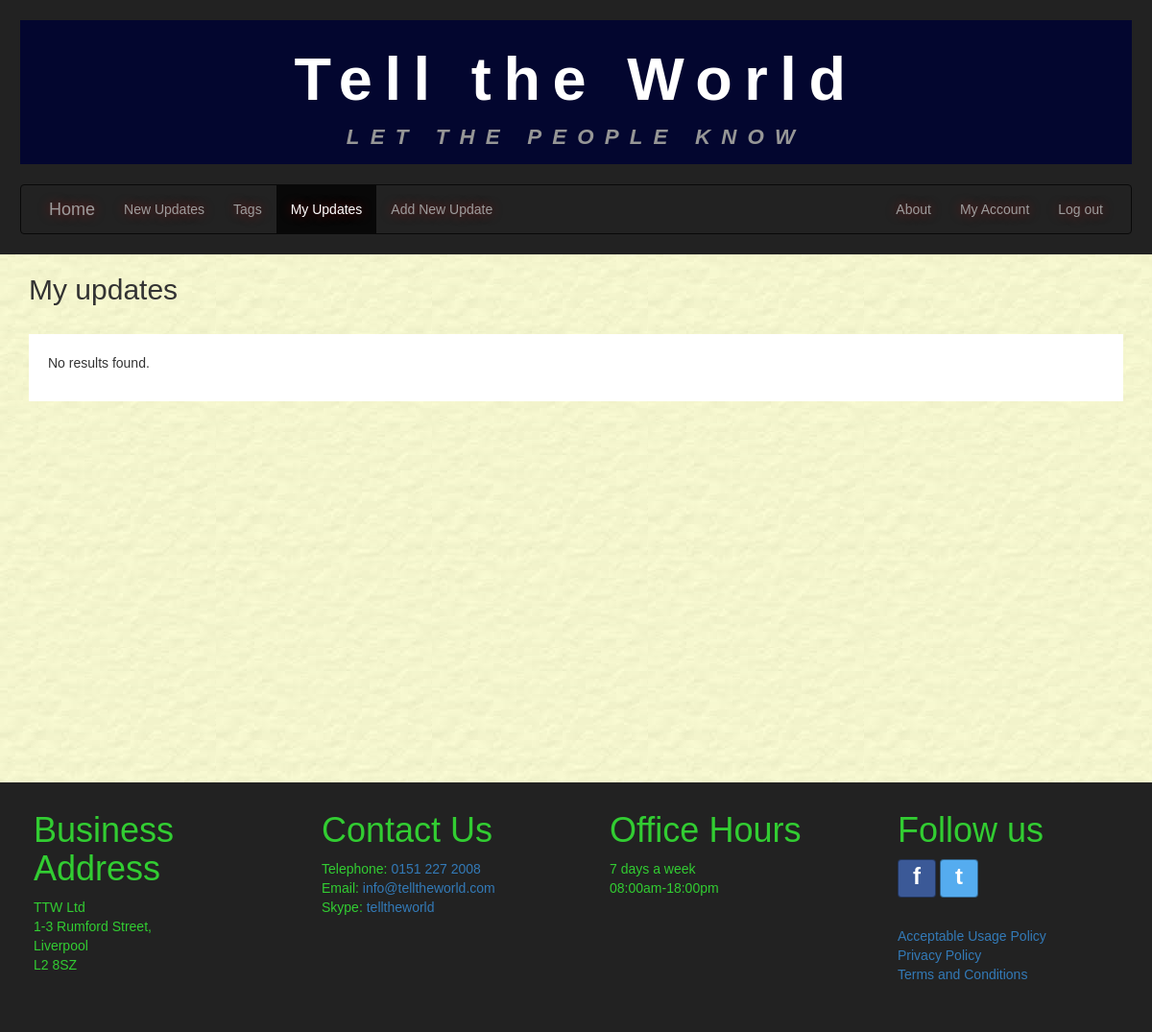
The page /myupdates/ (signed in) on the database as committed earlier.
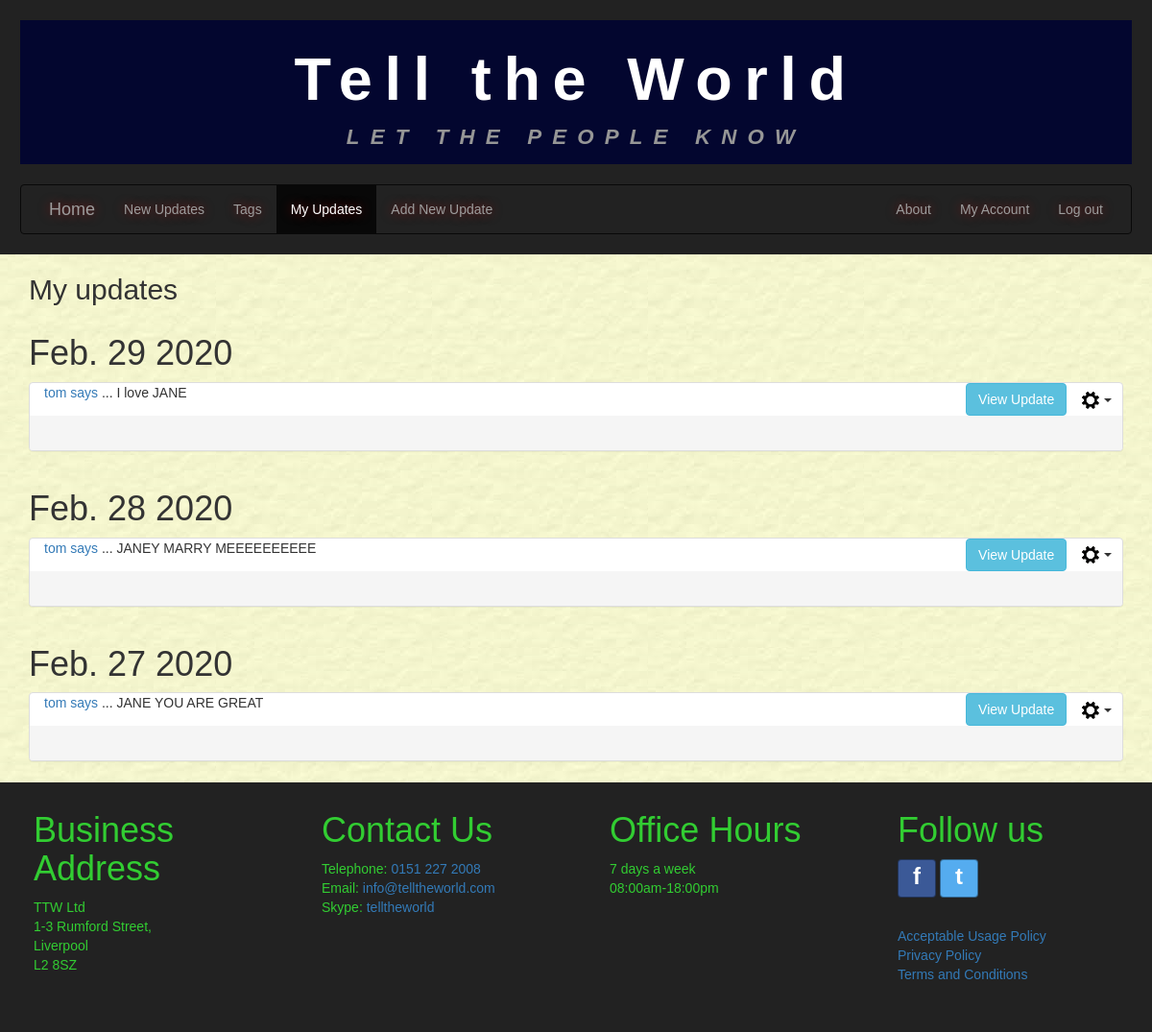
The same page on the database as committed later.
### tellings/models.py (models this page shows, shortened)
class UserPost(models.Model):
    postID = models.AutoField(primary_key=True, db_column='postID')
    user = models.ForeignKey(settings.AUTH_USER_MODEL, on_delete=models.CASCADE,
                             db_column='user')
    dateOfPost = models.DateTimeField()
    postTitle = models.CharField(max_length=35, unique=True)
    postText = models.CharField(max_length=255)
    dateOfEdit = models.DateTimeField(null=True, blank=True)
    @property
    def post_tags(self):
        tagmaps = Tagmap.objects.filter(postID=self.postID)
        tagList = sorted([tag.tagID.tagName for tag in tagmaps])
        return tagList
    class Meta:
        verbose_name = "UserPost"
        verbose_name_plural = "UserPosts"

### tellings/views.py (the view)
# urls.py: path('myupdates/', MyUpdatesListView.as_view(), name='myupdates'),
class MyUpdatesListView(LoginRequiredMixin, generic.ListView):
    model = UserPost
    template_name = "tellings/myupdates_list.html"
    paginate_by = 10
    http_method_names = ['get', 'post']
    def get_queryset(self):
        user_id = self.request.user.id
        tagName_val = False
        qs = super().get_queryset()
        if self.request.method == 'GET' and 'tagName' in self.request.GET:
            tagName_val = self.request.GET.get('tagName', False)
        if tagName_val:  # get posts for current user filtered by tagname
            try:
                tagID = Tag.objects.get(tagName=tagName_val).tagID
                tagmaps = Tagmap.objects.filter(tagID=tagID)
                postList = [tm.postID.postID for tm in tagmaps]
                qs = qs.filter(postID__in=postList, user=user_id).order_by('-dateOfPost')
            except:
                qs = qs.filter(user=user_id).order_by('-dateOfPost')
        else:   # get all posts for current user
            qs = qs.filter(user=user_id).order_by('-dateOfPost')
        return qs
    def get_context_data(self, **kwargs):
        context = super(MyUpdatesListView, self).get_context_data(**kwargs)
        current_username = user_id = self.request.user.username
        if self.request.method == 'GET' and 'tagName' in self.request.GET:
            context['tagName'] = self.request.GET.get('tagName', '')
        context['current_username'] = current_username
        return context

### tellings/templates/tellings/myupdates_list.html (shortened to what this page needs)
{% extends 'tellings/base.html' %}
{% block content %}
  <div class="container-fluid main-content">
    <div class="container currentUserUpdates" id="userUpdates">
        <h2>My updates</h2>
        {% if userpost_list %}
        {% load static %}
        {% regroup userpost_list by dateOfPost|date:"M. d Y" as ordered_post_list %}
        {% for mypost in ordered_post_list %}
        <div class="row">
          <h1>{{ mypost.grouper }}</h1>
          <div class="panel-group">
            {% for item in mypost.list %}
              <div class="panel panel-default" id="panel_post_{{ item.postID }}">
                <div class="panel-header">
                  <div class="col-sm-8 panel-postTitle">
                    <p><a href="{% url 'tellings:myupdates' %}" name="{{ item.user }}">
                       {{ item.user }} says</a> ... <span id="postTitle_{{ item.postID }}">{{ item.postTitle }}</span></p>
                  </div>
                  <div class="col-sm-4 align-panel-text-right">
                    <button class="btn btn-info collapse_btn" data-toggle="collapse" data-target="#collapse{{ item.postID }}">View Update</button>
                    {% if current_username %}
                      {% if item.user.username == current_username %}
                        <div class="btn-group">
                            <button type="button" class="btn dropdown-toggle post-cog-btn" data-toggle="dropdown" aria-haspopup="true" aria-expanded="false">
                              <img src="{% static 'tellings/imgs/settings_cog.png' %}" alt="">
                              <span class = "caret"></span>
                            </button>
                        </div>
                      {% endif %}
                    {% endif %}
                  </div>
                </div>
                <div class="panel-footer align_between">
                  <span class="align-panel-footer-text-left last-edited-text">
                  </span>
                </div>
              </div>
            {% endfor %}
          </div>
        </div>
        {% endfor %}
        {% else %}
        <div class="row white-inner-container">
          <br />
          <p>No results found.</p>
        </div>
        {% endif %}
    </div>
  </div>
{% endblock %}

Rows that differ between the two databases and show on the page:
added UserPost: user "tom", postTitle "I love JANE", shown under "Feb. 29 2020"
added UserPost: user "tom", postTitle "JANEY MARRY MEEEEEEEEEE", shown under "Feb. 28 2020"
added UserPost: user "tom", postTitle "JANE YOU ARE GREAT", shown under "Feb. 27 2020"
Other text that changed with them:
new list line: "Feb. 29 2020"
new list line: "Feb. 28 2020"
new list line: "Feb. 27 2020"
text no longer shown: "No results found."
